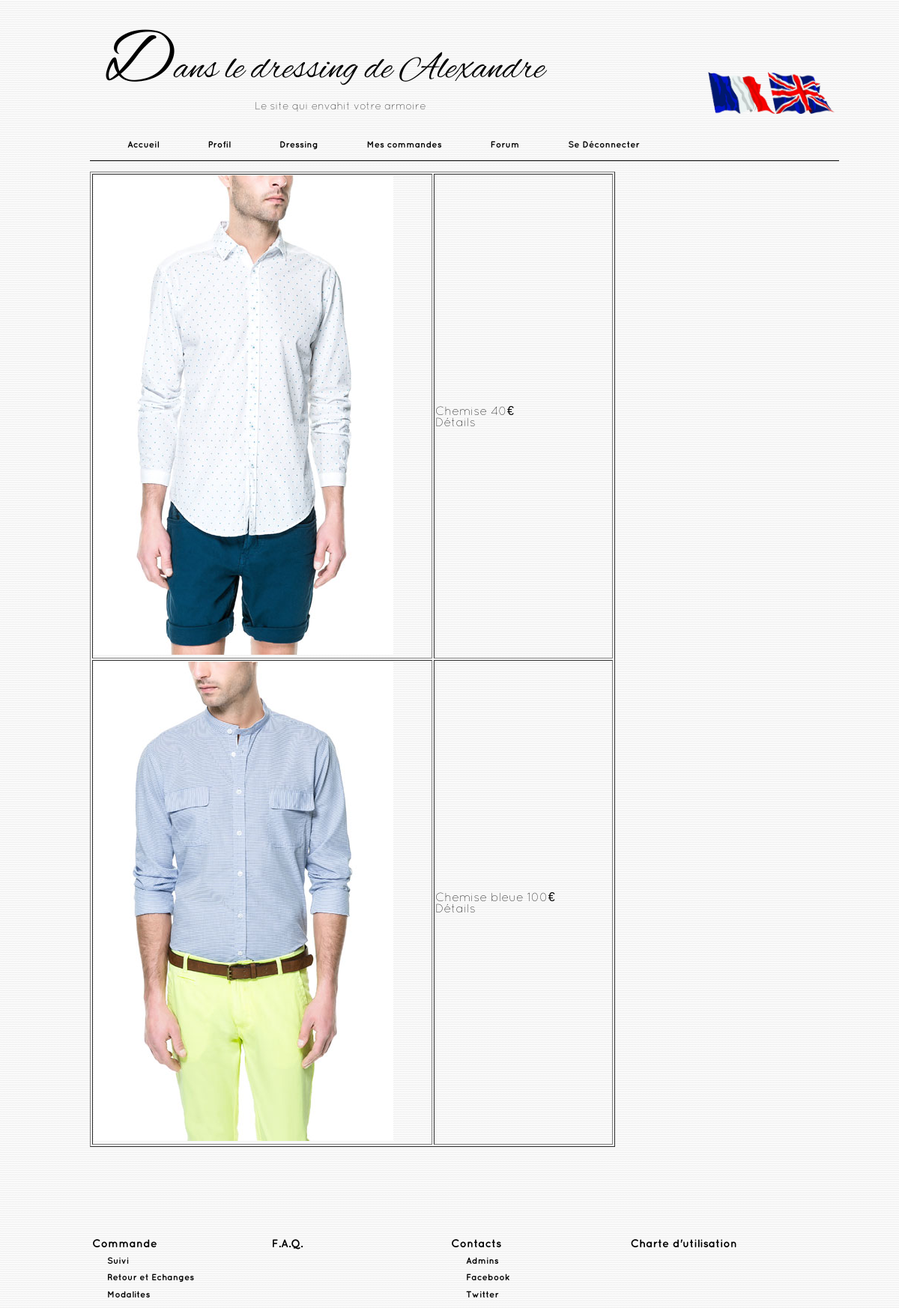
The app's page /Recherche/parcategorie/Homme/Chemise (signed in) with its own data.
### tables this page shows
CREATE TABLE IF NOT EXISTS `article` (
  `id_article` int(11) NOT NULL AUTO_INCREMENT,
  `nom_article` varchar(255) NOT NULL,
  `article_url` varchar(255) NOT NULL,
  `categorie_id` int(11) NOT NULL,
  `souscategorie_id` int(11) NOT NULL,
  `description` text NOT NULL,
  `vente_id` int(11) NOT NULL,
  `prixinitial` int(11) NOT NULL,
  `reduction` int(11) NOT NULL,
  `prixfinal` int(11) NOT NULL,
  PRIMARY KEY (`id_article`),
  KEY `categorie_id` (`categorie_id`),
  KEY `souscategorie_id` (`souscategorie_id`),
  KEY `vente_id` (`vente_id`)
);

### Core/Controller.php (called while the page is built, shortened)
<?php
class Controller {
	public $request;
	private $rendered = false;
	function __construct($request) {
		$this->request = $request;
	}
	public function render($view, $vars=null) {
		if ($this->rendered == true) {
			return false;
		}
		if (strpos($view, '/') === 0) {
			$view = ROOT.DS.'Views'.$view.'.php';
		}
		else {
			$view = ROOT.DS.'Views'.DS.ucfirst($this->request->controller).DS.$view.'.php';
		}
		require $view;
		$this->rendered = true;
	}
}

### Controllers/RechercheController.php (called while the page is built, shortened)
<?php
class RechercheController extends Controller {
	public function parcategorie(){
		$categorie= $this->request->params[0];
		$souscategorie= $this->request->params[1];
		$obj_categorie = $this->Recherche->prendreidcat($categorie);
		$obj_souscategorie = $this->Recherche->prendreidsouscat($souscategorie);
		$id_categorie = $obj_categorie->id;
		$id_souscategorie = $obj_souscategorie->id;
		$articles = $this->Recherche->findarticles($id_categorie,$id_souscategorie);
		$this->render('index',array('articles'=>$articles));
	}
}
?>

### Core/Dispatcher.php (called while the page is built, shortened)
<?php
class Dispatcher {
	var $request;
	function __construct() {
		$this->request = new Request();
		$controller = $this->loadController();
		call_user_func_array(array($controller, $this->request->action), $this->request->params);
	}
	function loadController() {
		return new $name($this->request);
	}
}

### Webroot/index.php (called while the page is built, shortened)
<?php
new Dispatcher();
?>

### Core/Router.php (called while the page is built, shortened)
<?php
class Router {
	static function parse($url, $request) {
		$url = trim($url, '/');
		$params = explode('/', $url);
		$request->params = array_slice($params,2);
		return true;
	}
}

### Core/Model.php (called while the page is built, shortened)
<?php
class Model {
	public $conf = 'default';
	public function __construct() {
		$conf = Config::$database[$this->conf];
		try {
			$pdo = new PDO('mysql:host='.$conf['host'].';dbname='.$conf['database'].';',
				$conf['login'], $conf['password'], array(PDO::MYSQL_ATTR_INIT_COMMAND => 'SET NAMES utf8'));
			$this->db = $pdo;
		}catch(PDOException $e){
			if (Config::$debug >= 1) {
				die($e->getMessage());
			}else{
				die('Impossible de se connecter à la base de données');
			}
		}
	}
}

### Models/Recherche.php (called while the page is built)
<?php
class Recherche extends Model {
	public function prendreidcat($nom_categorie){
		$sql = 'SELECT id FROM categorie WHERE nom_categorie = \''.$nom_categorie.'\'';
		$pre = $this->db->prepare($sql);
		$pre->execute();
		return current($pre->fetchAll(PDO::FETCH_OBJ));
	}
		public function prendreidsouscat($nom_souscategorie){
		$sql = 'SELECT id FROM sous_categorie WHERE nom_souscategorie = \''.$nom_souscategorie.'\'';
		$pre = $this->db->prepare($sql);
		$pre->execute();
		return current($pre->fetchAll(PDO::FETCH_OBJ));
	}
	public function findarticles($id_categorie, $id_souscategorie){
		$sql = 'SELECT * FROM article WHERE categorie_id = \''.$id_categorie.'\' AND souscategorie_id = \''.$id_souscategorie.'\'';
		$pre = $this->db->prepare($sql);
		$pre->execute();
		return $pre->fetchAll(PDO::FETCH_OBJ);
	}
}
?>

### Views/Recherche/index.php (the view)
<br>
<table class="AffichageVente" border = "1">
<?php for ($i=0; $i < sizeof($articles) ; $i++): ?>
<?php
$nomarticle = $articles[$i]->nom_article;
$prix = $articles[$i]->prixfinal;
$id = $articles[$i]->id_article;
?>
<tr>
	<td><img src="/Dansledressingde/Webroot/img/Articles/<?php echo($articles[$i]->article_url); ?>" class="img" style="margin-right: 50px" /></td>
	<td><?php echo($nomarticle);?>  <?php echo($prix);?>€ <br> <a href="/Dansledressingde/articles/afficherarticle/<?php echo($id);?>"><?php echo _("Détails"); ?></a></td>
</tr>
<?php endfor; ?>
</table>

### Webroot/css/style.css (style rules this page uses)
body { width: 960px; margin: auto; background-image: url('../img/linen.png'); font-family: "QuicksandLight", "Copperplate" ,Verdana, Arial, Helvetica, sans-serif; }
td { width: 235px; }
a { color: black; text-decoration: none; }

### records on screen
article: article_url (picture), nom_article "Chemise", prixfinal "40"
article: article_url (picture), nom_article "Chemise bleue", prixfinal "100"

### other values on screen
$_SESSION['User']->pseudo "Alexandre"
_("Le site qui envahit votre armoire") "Le site qui envahit votre armoire"
_("Accueil") "Accueil"
_("Profil") "Profil"
_("Dressing") "Dressing"
_("Mes commandes") "Mes commandes"
_("Forum") "Forum"
_("Se Déconnecter") "Se Déconnecter"
_("Commande") "Commande"
_("F.A.Q.") "F.A.Q."
_("Contacts") "Contacts"
_("Charte d'utilisation") "Charte d'utilisation"
_("Suivi") "Suivi"
_("Admins") "Admins"
_("Retour et Echanges") "Retour et Echanges"
